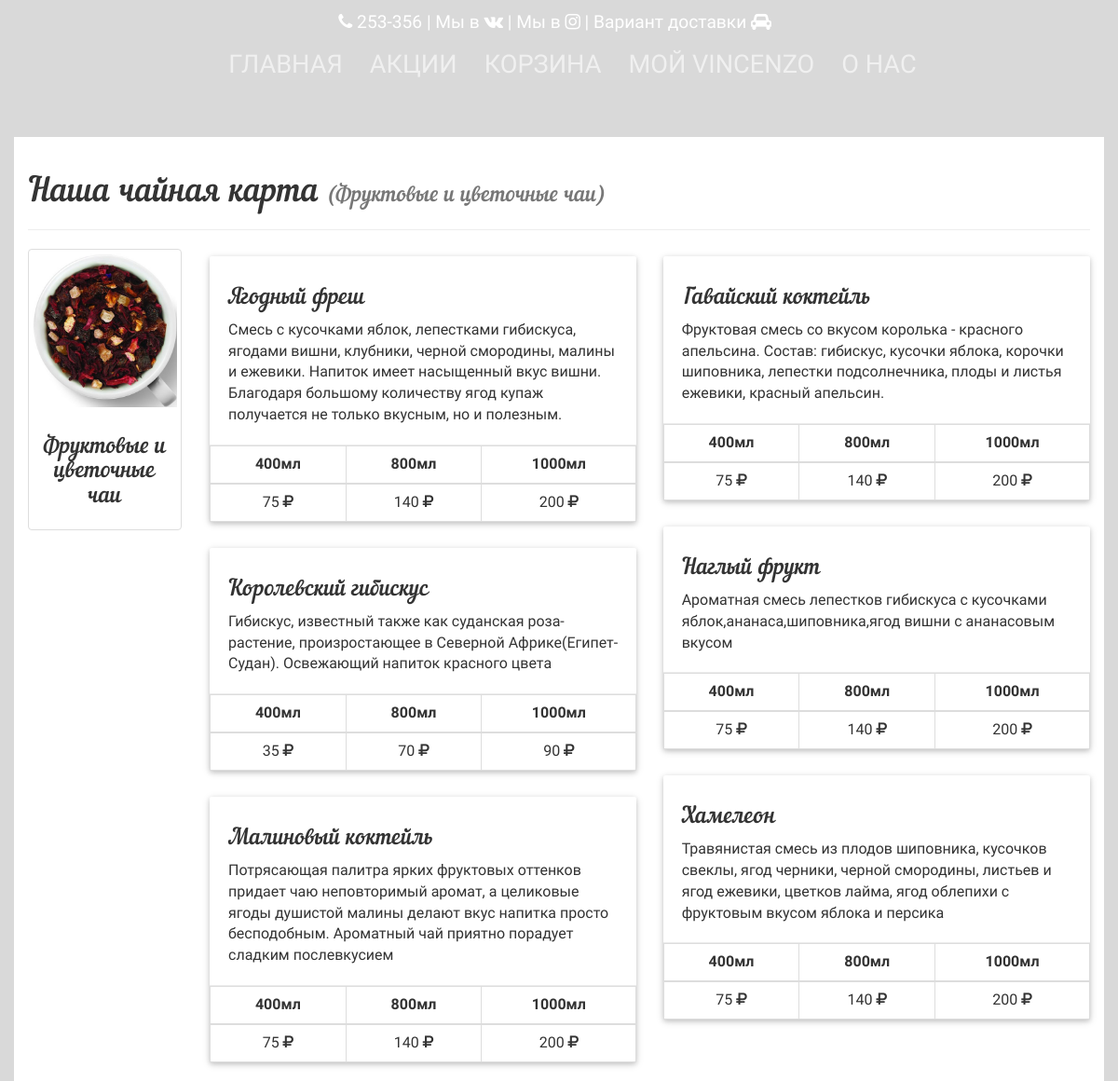
The page /tea/1 on the database its author committed.
### app/models.py (models this page shows, shortened)
class TeaCategory(db.Model):
    id = db.Column(db.Integer, primary_key=True)
    tea_category_name = db.Column(db.String(50))
    tea_img = db.Column(db.String(50))

class Tea(db.Model):
    id = db.Column(db.Integer, primary_key=True, autoincrement=True)
    tea_category_id = db.Column(db.Integer, db.ForeignKey('tea_category.id'))
    tea_name = db.Column(db.String(20))
    tea_about = db.Column(db.String(255))
    tea_price_400 = db.Column(db.Integer)
    tea_price_800 = db.Column(db.Integer)
    tea_price_1000 = db.Column(db.Integer)

### app/views.py (the view)
@app.route('/tea/<int:category_id>', methods=['GET'])
def tea_one(category_id):
    select_category = TeaCategory.query.filter_by(id=category_id).one()
    select_item = db.session.query(Tea).filter_by(tea_category_id=category_id).all()
    return render_template("teaone.html", select_category=select_category, tea_select=select_item,
                           title="Vincenzo")

### app/views.py (called while the page is built)
def filter_shuffle(seq):
    try:
        result = list(seq)
        random.shuffle(result)
        return result
    except:
        return seq

@app.before_request
def before_request():
    delivery = request.cookies.get('delivery')
    if delivery == "deliveryincafe":
        g.deliverymethod = u"В кафе"
        g.global_sale = 0
    elif delivery == "deliverymyself":
        g.deliverymethod = u"Самовывоз"
        g.global_sale = 10
    elif delivery == "deliveryinhome":
        g.deliverymethod = u"Доставка на дом"
        g.global_sale = 0
    else:
        g.deliverymethod = u"Доставка на дом"
        g.global_sale = 0
    g.delivery = delivery
    g.user = current_user

### app/templates/teaone.html (shortened to what this page needs)
{% extends "base.html" %} {% block head %}
    <link rel="stylesheet" type="text/css"
          href="{{ url_for('static', filename='fonts/pixelfabric-clothes/style.css') }}"/>
    <link rel="stylesheet" type="text/css"
          href="https://maxcdn.bootstrapcdn.com/font-awesome/4.5.0/css/font-awesome.min.css">
          rel='stylesheet' type='text/css'> {% endblock %}
{% block navigation %}
    {% include "navigation.html" %}
{% endblock %}
{% block body %}
    <div class="container-fluid header-post">
        <div class="row">
            <div class="container content">
                <div class="page-header" onclick="window.history.back()">
                    <h1>Наша чайная карта
                        <small>({{ select_category.tea_category_name }})</small>
                    </h1>
                </div>
                <div class="row">
                    <div class="hidden-sm col-md-2">
                        <div class="thumbnail">
                            <img class="img-responsive "
                                 src="{{ url_for('static',filename='upload/'+select_category.tea_img) }}"
                                 alt="">
                            <div class="caption">
                                <h3>{{ select_category.tea_category_name }}</h3>
                            </div>
                        </div>
                    </div>
                    <div class="col-sm-12 col-md-10 card_this">
                        {% for tea in tea_select | shuffle %}
                            <div class="">
                                <div class="card blue-grey darken-1">
                                    <div class="card-content white-text">
                                        <span class="card-title">{{ tea.tea_name }}</span>
                                        <p>{{ tea.tea_about }}</p>
                                    </div>
                                    <div class="card-action">
                                        <table class="table table-bordered">
                                            <thead>
                                            <tr>
                                                <th>400мл</th>
                                                <th>800мл</th>
                                                <th>1000мл</th>
                                            </tr>
                                            </thead>
                                            <tbody>
                                            <tr>
                                                <td>{{ tea.tea_price_400 }} <i class="fa fa-rub"></i></td>
                                                <td>{{ tea.tea_price_800 }} <i class="fa fa-rub"></i></td>
                                                <td>{{ tea.tea_price_1000 }} <i class="fa fa-rub"></i></td>
                                            </tr>
                                            </tbody>
                                        </table>
                                    </div>
                                </div>
                            </div>
                        {% endfor %}
                    </div>
                </div>
            </div>
        </div>
    </div>
{% endblock %}

### rows shown on the page
TeaCategory: tea_category_name "Фруктовые и цветочные чаи", tea_img (picture)
Tea: tea_name "Ягодный фреш", tea_about "Смесь с кусочками яблок, лепестками гибискуса, ягодами вишни, клубники, черной смородины, малины и ежевики. Напиток имеет насыщенный вкус вишни. Благодаря большому количеству ягод купаж получается не только вкусным, но и полезным.", tea_price_400 "75", tea_price_800 "140", tea_price_1000 "200"
Tea: tea_name "Королевский гибискус", tea_about "Гибискус, известный также как суданская роза- растение, произростающее в Северной Африке(Египет-Судан). Освежающий напиток красного цвета", tea_price_400 "35", tea_price_800 "70", tea_price_1000 "90"
Tea: tea_name "Малиновый коктейль", tea_about "Потрясающая палитра ярких фруктовых оттенков придает чаю неповторимый аромат, а целиковые ягоды душистой малины делают вкус напитка просто бесподобным. Ароматный чай приятно порадует сладким послевкусием", tea_price_400 "75", tea_price_800 "140", tea_price_1000 "200"
Tea: tea_name "Гавайский коктейль", tea_about "Фруктовая смесь со вкусом королька - красного апельсина. Состав: гибискус, кусочки яблока, корочки шиповника, лепестки подсолнечника, плоды и листья ежевики, красный апельсин.", tea_price_400 "75", tea_price_800 "140", tea_price_1000 "200"
Tea: tea_name "Наглый фрукт", tea_about "Ароматная смесь лепестков гибискуса с кусочками яблок,ананаса,шиповника,ягод вишни с ананасовым вкусом", tea_price_400 "75", tea_price_800 "140", tea_price_1000 "200"
Tea: tea_name "Хамелеон", tea_about "Травянистая смесь из плодов шиповника, кусочков свеклы, ягод черники, черной смородины, листьев и ягод ежевики, цветков лайма, ягод облепихи с фруктовым вкусом яблока и персика", tea_price_400 "75", tea_price_800 "140", tea_price_1000 "200"
